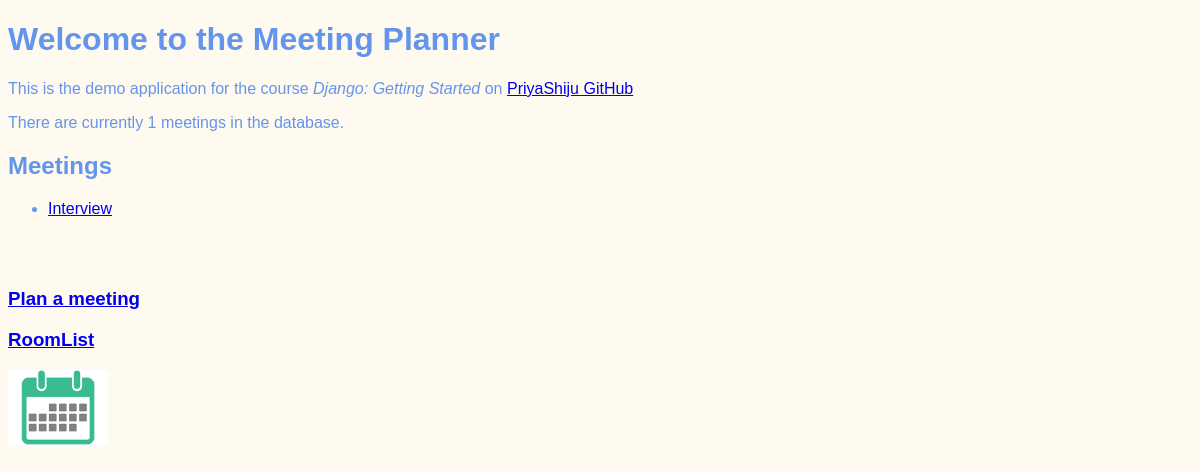
Before: /welcome with the older database file.
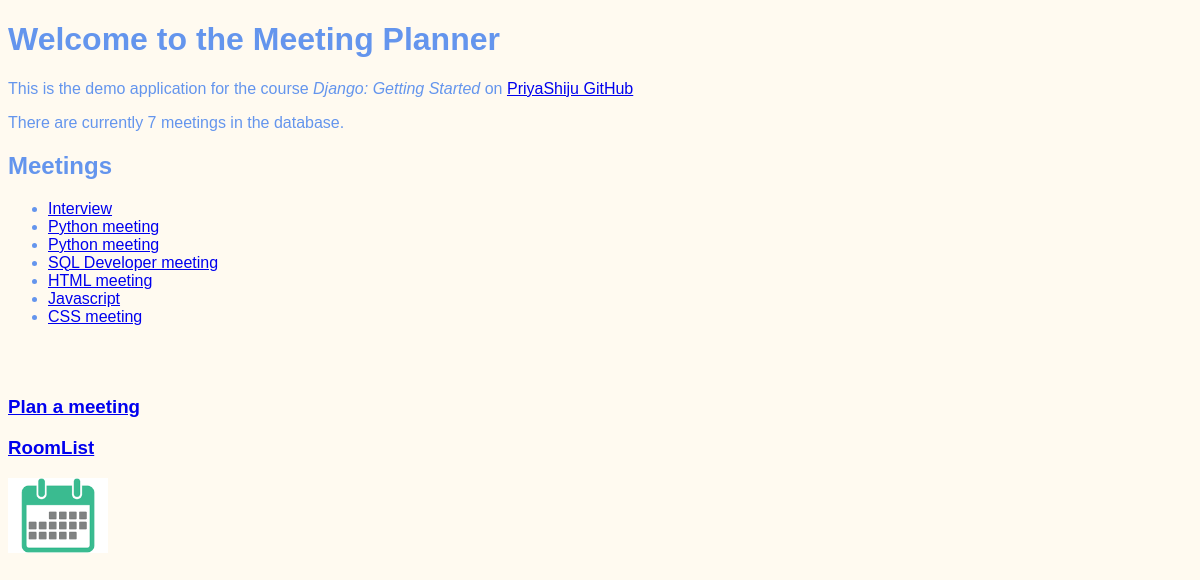
After: the same page with the newer database file.
### MeetingsApp/models.py (models this page shows, shortened)
class Meetings(models.Model):
    title = models.CharField(max_length=200)
    date = models.DateField()
    starttime = models.TimeField(default=time(9))
    duration = models.IntegerField(default=1)
    room = models.ForeignKey(Room,on_delete=models.CASCADE)

### MeetingsApp/views.py (the view)
# urls.py: path('welcome',views.welcome),
def welcome(request):
    return render(request,"website/welcome.html", {"num_meetings":Meetings.objects.count(),
                   "meetings": Meetings.objects.all(),
                   "x":"https://github.com/PriyaShiju?tab=repositories"})

### MeetingsApp/templates/website/welcome.html (shortened to what this page needs)
{% extends "base.html" %}
{% block content %}
    <h1> Welcome to the Meeting Planner </h1>
    <p> This is the demo application for the course
<em> Django: Getting Started</em>
on <a href={{x}}> PriyaShiju GitHub </a>
    </p>
    <p>There are currently {{num_meetings}} meetings in the database. </p>
    <h2>Meetings </h2>
    <ul>
        {% for meeting in meetings %}
        <li>
            <a href="/website/{{meeting.id}}">
            <a href="{% url 'detailurl' meeting.id %}">
                {{meeting.title}}
            </a>
        </li>
        {% endfor %}
    </ul>
<br>
<br>
<h3><a href="{% url 'addmeetingurl' %}"> Plan a meeting </a><h3>
    <h3><a href="{% url 'roomurl' %}"> RoomList </a><h3>
{% endblock %}

### MeetingsApp/templates/base.html (shortened to what this page needs)
{% load static %}
<!DOCTYPE html>
<html lang="en">
<head>
    <link rel="stylesheet" href="{% static 'website/style.css'%}" />
</head>
<body>
    {% block content %}
    {% endblock %}
    <img src="{% static 'website/calendar.png' %}" width="100px" />
</body>
</html>

### MeetingsApp/static/website/style.css (style rules this page uses)
body { font-family:sans-serif; color: cornflowerblue; background-color: floralwhite; }

Changed rows visible on the page:
added Meetings: title "Python meeting"
added Meetings: title "Python meeting"
added Meetings: title "SQL Developer meeting"
added Meetings: title "HTML meeting"
added Meetings: title "Javascript"
added Meetings: title "CSS meeting"
Other visible differences:
{{ num_meetings }}: "1" → "7"
